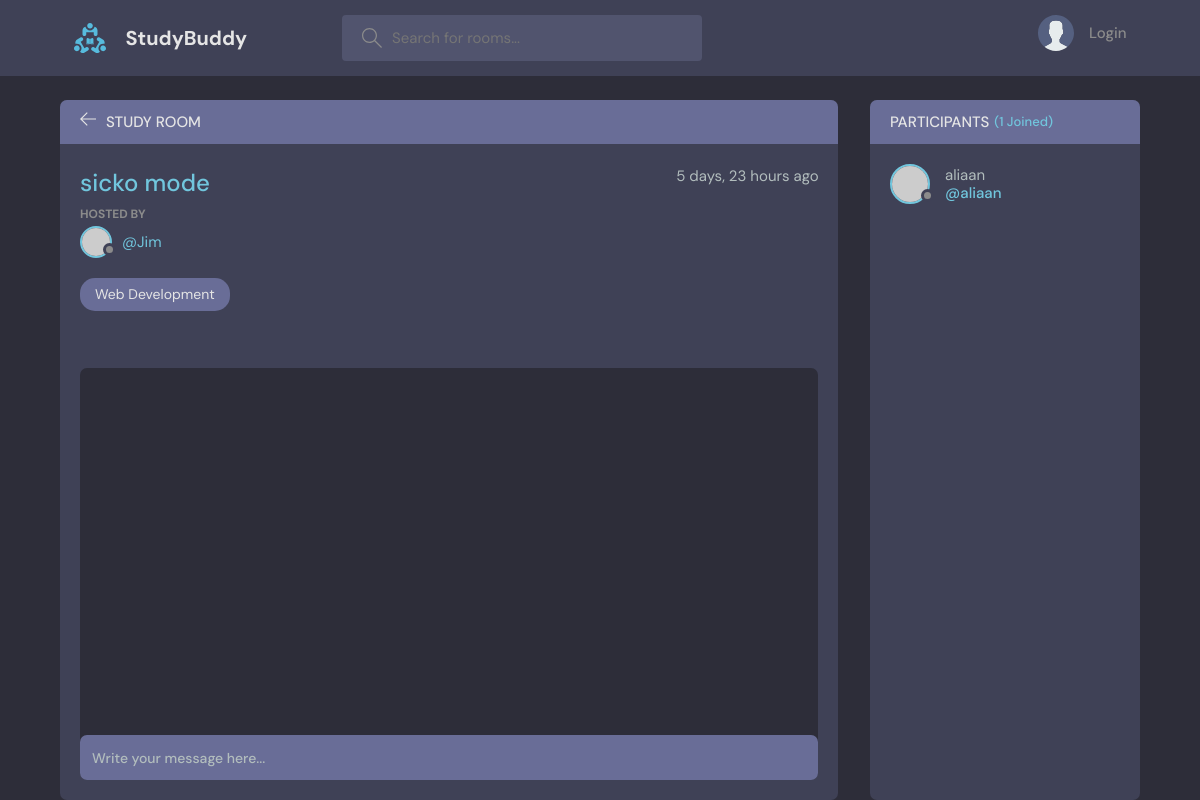
Before: /room/5/ with the older database file.
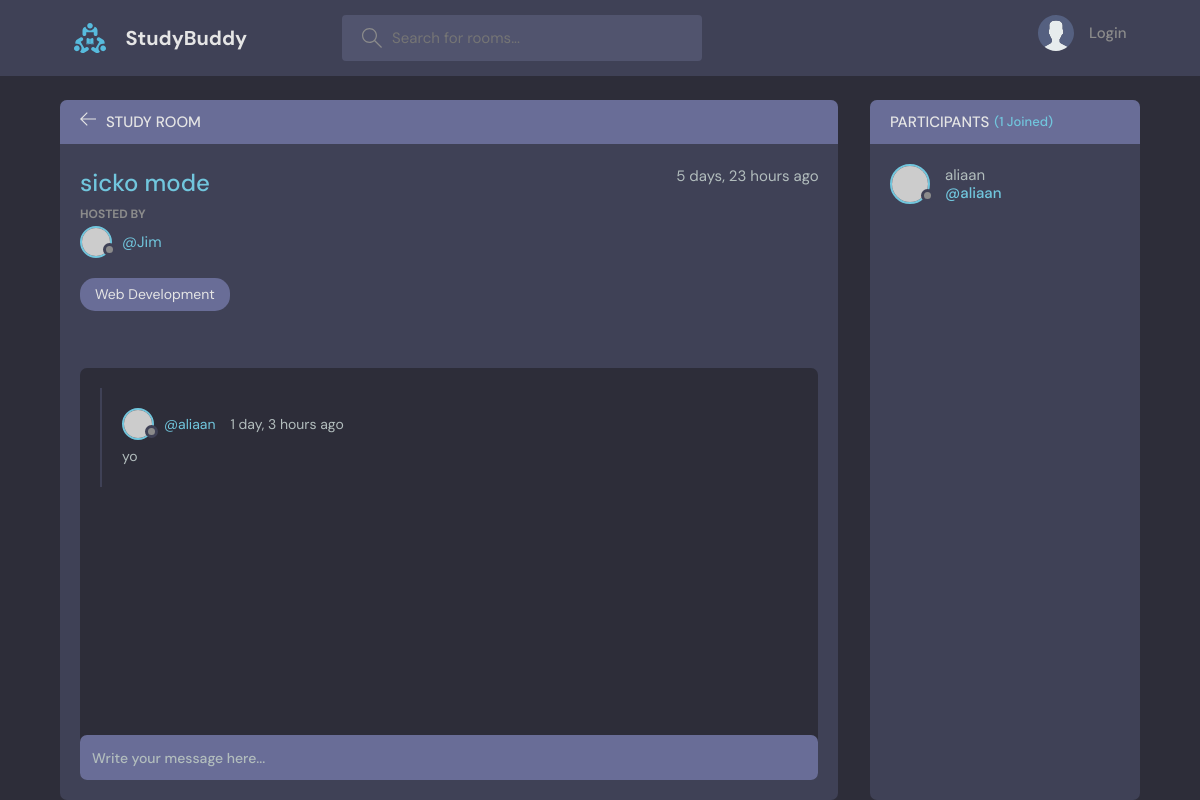
After: the same page with the newer database file.
### base/models.py (models this page shows, shortened)
class Message(models.Model):
    user = models.ForeignKey(User, on_delete=models.CASCADE) # User that is sending the message. Import user model from the django library.
    room = models.ForeignKey(Room, on_delete=models.CASCADE) # When the parent (room) is deleted, the children (messages) are also deleted.
    body = models.TextField() # the actual message
    updated = models.DateTimeField(auto_now = True) # Takes a snapshot of anytime the table (model instance) is updated. Takes a timestamp every time room is updated.
    created = models.DateTimeField(auto_now_add = True) # Takes a timestamp of when the instance was created.
    class Meta:
        ordering = ['-updated', '-created']

### base/views.py (the view, shortened to what this page needs)
# urls.py: path("room/<str:pk>/", views.room, name = "room"),
def room(request, pk):
    room = Room.objects.get(id=pk)
    room_messages = room.message_set.all()
    participants = room.participants.all()
    context = {"room" : room, "room_messages" : room_messages, "participants" : participants}
    return render(request, "base/room.html", context)

### base/models.py (called while the page is built)
    def __str__(self): # string representation of the topic
        return self.name

### base/templates/base/room.html (shortened to what this page needs)
{% extends "main.html" %}
{% block content %}
    <main class="profile-page layout layout--2">
      <div class="container">
        <div class="room">
          <div class="room__top">
            <div class="room__topLeft">
              <a href="{% url 'home' %}">
                <svg version="1.1" xmlns="http://www.w3.org/2000/svg" width="32" height="32" viewBox="0 0 32 32">
                  <title>arrow-left</title>
                  <path
                    d="M13.723 2.286l-13.723 13.714 13.719 13.714 1.616-1.611-10.96-10.96h27.625v-2.286h-27.625l10.965-10.965-1.616-1.607z"
                  ></path>
                </svg>
              </a>
              <h3>Study Room</h3>
            </div>
          </div>
          <div class="room__box scroll">
            <div class="room__header scroll">
              <div class="room__info">
                <h3>{{room.name}}</h3>
                <span>{{room.created|timesince}} ago</span>
              </div>
              <div class="room__hosted">
                <p>Hosted By</p>
                <a href="{% url 'user-profile' room.host.id %}" class="room__author">
                  <div class="avatar avatar--small">
                    <img src="https://randomuser.me/api/portraits/men/37.jpg" />
                  </div>
                  <span>@{{room.host.username}}</span>
                </a>
              </div>
              <span class="room__topics">{{room.topic}}</span>
            </div>
            <div class="room__conversation">
              <div class="threads scroll">
                {% for message in room_messages %}
                <div class="thread">
                  <div class="thread__top">
                    <div class="thread__author">
                      <a href="{% url 'user-profile' message.user.id %}" class="thread__authorInfo">
                        <div class="avatar avatar--small">
                          <img src="https://randomuser.me/api/portraits/men/37.jpg" />
                        </div>
                        <span>@{{message.user.username}}</span>
                      </a>
                      <span class="thread__date">{{message.created|timesince}} ago</span>
                    </div>
                  </div>
                  <div class="thread__details">
                    {{message.body}}
                  </div>
                </div>
                {% endfor %}
              </div>
            </div>
          </div>
          <div class="room__message">
            <form action="#"><input name="" placeholder="Write your message here..." /></form>
          </div>
        </div>
        <div class="participants">
          <h3 class="participants__top">Participants <span>({{participants.count}} Joined)</span></h3>
          <div class="participants__list scroll">
            {% for user in participants %}
            <a href="{% url 'user-profile' user.id %}" class="participant">
              <div class="avatar avatar--medium">
                <img src="https://randomuser.me/api/portraits/men/37.jpg" />
              </div>
              <p>
                {{user.username}}
                <span>@{{user.username}}</span>
              </p>
            </a>
            {% endfor %}
          </div>
        </div>
      </div>
    </main>
{% endblock content %}

Changed rows visible on the page:
added Message: user.username "aliaan", created "1 day, 3 hours", body "yo"
